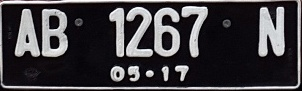
#> input picture dataset/sliced/car6-1.jpg, 302 x 91 px; its folder holds only this picture in this run
$ python plate-segmentation.py
#> lines starting #> are read from the running program, lines starting #| are printed output that depends on the picture; after the words box and inside, x2 and y2 are one past the last pixel; in counts of white or black regions, pixels touching at a corner belong together
### Utils.py
#  Created by od3ng on 08/04/2019 11:36:14 AM.
#  Project: plate-recognition-pi
#  File: Utils.py
#  Email: lepengdados@gmail.com
#  Telegram: @nopriant0

import matplotlib

matplotlib.use("TkAgg")
import numpy as np
import matplotlib.pyplot as plt
import cv2
import math


# [168 lines left out: functions show_images, proyeksi_vertical, mse, rotate_image, noisy, adjust_gamma, not called in this run]


def sort_contours(contours, method="left-to-right"):
    reverse = False
    index = 0

    if method == "right-to-left" or method == "bottom-to-top":
        reverse = True

    if method == "top-to-bottom" or method == "bottom-to-top":
        index = 1

    bounding_boxes = [cv2.boundingRect(c) for c in contours]
    contours, bounding_boxes = zip(*sorted(zip(contours, bounding_boxes), key=lambda b: b[1][index], reverse=reverse))

    return contours, bounding_boxes


# [12 lines that do not run on import are left out]
    # print(proyeksi_vertical(src))

### plate-segmentation.py
#  Created by od3ng on 09/04/2019 09:55:12 AM.
#  Project: plate-recognition-pi
#  File: plate-segmentation.py
#  Email: lepengdados@gmail.com
#  Telegram: @nopriant0

import cv2
import os
import Utils

# Lokasi hasil pelat
path_plate = "dataset/sliced"
data_dir_testing = "dataset/testing"

# Looping file di direktori
for name_file in sorted(os.listdir(path_plate)):
    src = cv2.imread(os.path.join(path_plate, name_file))
#> src is the input picture: shape (91, 302, 3); mean B, G, R 66.3, 62.6, 65.2
    blurred = src.copy()
    gray = blurred.copy()

    # Filtering
    for i in range(10):
        blurred = cv2.GaussianBlur(src, (5, 5), 0.5)
#> this loop made 10 passes
#> pass 1, `blurred = cv2.GaussianBlur(src, (5, 5), 0.5)`:
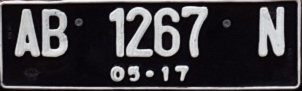
#> blurred: shape (91, 302, 3); mean B, G, R 66.3, 62.7, 65.2

    # Ubah ke grayscale
    gray = cv2.cvtColor(blurred, cv2.COLOR_BGR2GRAY)

    # Image binary
    ret, bw = cv2.threshold(gray.copy(), 0, 255, cv2.THRESH_BINARY + cv2.THRESH_OTSU)
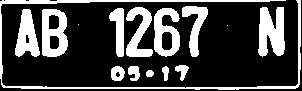
#> bw: shape (91, 302); 27.1% white; 15 white regions (2 under 20 px), largest, box (x1, y1, x2, y2) and area: (0, 0, 301, 90) 1773, (258, 7, 285, 57) 1004, (42, 9, 68, 57) 878
#> ret = 104
    print(ret, bw.shape)
#| 104.0 (91, 302)
    cv2.imwrite("segmentasi-bw.jpg", bw)
    # cv2.imshow("bw", bw)
    # cv2.waitKey()

    # Image morfologi, opening
    erode = cv2.erode(bw.copy(), cv2.getStructuringElement(cv2.MORPH_OPEN, (3, 3)))
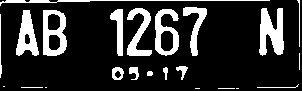
#> erode: shape (91, 302); 17.9% white; 23 white regions (6 under 20 px)
    sliced = erode.copy()
    cv2.imwrite("segmentasi-erode.jpg", erode)
    # cv2.imshow("erode", erode)
    # cv2.waitKey()

    # Ekstraksi kontur
    contours, hierarchy = cv2.findContours(erode.copy(), cv2.RETR_TREE, cv2.CHAIN_APPROX_NONE)
#> contours = 28 contours, 11 with area under 20; largest, box (x1, y1, x2, y2) and area: (43, 10, 67, 56) 928, (155, 9, 179, 56) 736, (259, 8, 284, 56) 704, (16, 10, 39, 56) 572, (127, 8, 152, 56) 466

    contours_temps = []

    # Looping contours untuk mendapatkan kontur yang sesuai
    for cnt in contours:
        x, y, w, h = cv2.boundingRect(cnt)
        ras = format(w / h, '.2f')
        # print("x={}, y={}, w={}, h={}, rasio={}".format(x, y, w, h, ras))
        if h >= 40 and w >= 10 and float(ras) <= 1:
            # Gambar segiempat hasil segmentasi warna merah
            h += 1
            w += 1
            cv2.rectangle(src, (x - 1, y - 1), (x + w, y + h), (0, 0, 255), thickness=1)
            print("+ x={}, y={}, w={}, h={}, rasio={}".format(x, y, w, h, ras))
            contours_temps.append(cnt)
#> this loop made 28 passes
#> (x, y, w, h, ras) on passes 2, 3, 5, 7, 8, 9, 10, 11, 12, 13, 14, 15: (218, 88, 17, 1, '17.00'), (195, 88, 5, 1, '5.00'), (21, 87, 22, 1, '22.00'), (257, 84, 42, 4, '10.50'), (147, 71, 6, 5, '1.20'), (163, 67, 5, 13, '0.38'), (129, 67, 10, 13, '0.77'), (112, 67, 12, 13, '0.92'), (114, 70, 8, 9, '0.89'), (176, 66, 12, 14, '0.86'), (299, 53, 1, 17, '0.06'), (0, 14, 2, 64, '0.03')
#> (cnt, x, y, w, h, ras) on passes 1, 4, 6: ([[236, 88], [237, 88], [238, 88], [237, 88]], 236, 88, 3, 1, '3.00'), ([[45, 87], [46, 87]], 45, 87, 2, 1, '2.00'), ([[3, 86], [4, 86]], 3, 86, 2, 1, '2.00')
#| + x=43, y=10, w=25, h=47, rasio=0.52
#| + x=16, y=10, w=24, h=47, rasio=0.50
#| + x=155, y=9, w=25, h=48, rasio=0.51
#| + x=110, y=9, w=14, h=48, rasio=0.28
#| + x=259, y=8, w=26, h=49, rasio=0.52
#| + x=127, y=8, w=26, h=49, rasio=0.52
#| + x=183, y=7, w=25, h=50, rasio=0.49
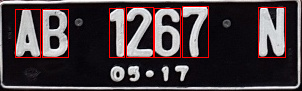
#> src: shape (91, 302, 3); 3.76% of pixels changed, all inside (x1, y1, x2, y2) = (15, 6, 286, 58)
#> after the loop, contours_temps = 7 contours; box (x1, y1, x2, y2) and area: (43, 10, 67, 56) 928, (155, 9, 179, 56) 736, (259, 8, 284, 56) 704, (16, 10, 39, 56) 572, (127, 8, 152, 56) 466, (183, 7, 207, 56) 360, (110, 9, 123, 56) 282
    cv2.imwrite("segmentasi-result.jpg", src)

    # Sorting contour terlebih dahulu agar karakter pembacaan dari kiri ke kanan
    contours, bounding_boxes = Utils.sort_contours(contours_temps)
#> in sort_contours, `bounding_boxes = [cv2.boundingRect(c) for c in contours]`: bounding_boxes = [(43, 10, 24, 46), (16, 10, 23, 46), (155, 9, 24, 47), (110, 9, 13, 47), (259, 8, 25, 48), (127, 8, 25, 48), (183, 7, 24, 49)]
#> in sort_contours, `contours, bounding_boxes = zip(*sorted(zip(contours, bounding_boxes), ..`: contours has the same summary as contours_temps outside sort_contours; bounding_boxes = ((16, 10, 23, 46), (43, 10, 24, 46), (110, 9, 13, 47), (127, 8, 25, 48), (155, 9, 24, 47), (183, 7, 24, 49), (259, 8, 25, 48))
#> contours has the same summary as contours_temps

    idx = 0
    for c in contours:
        x, y, w, h = cv2.boundingRect(c)
        h += 1
        w += 1
        # Buat direktori berdasarkan nama file
        if not os.path.exists(os.path.join(data_dir_testing, os.path.splitext(name_file)[0])):
            os.mkdir(os.path.join(data_dir_testing, os.path.splitext(name_file)[0]))
        crop = sliced[y - 1:y + h, x - 1:x + w]
        cv2.imwrite(os.path.join(data_dir_testing, os.path.splitext(name_file)[0], str(idx) + ".jpg"), crop)
        idx += 1
#> this loop made 7 passes
#> (x, y, w, h) on passes 1 to 7: (16, 10, 24, 47), (43, 10, 25, 47), (110, 9, 14, 48), (127, 8, 26, 49), (155, 9, 25, 48), (183, 7, 25, 50), (259, 8, 26, 49)
#> pass 1, `crop = sliced[y - 1:y + h, x - 1:x + w]`:
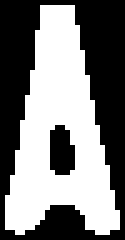
#> crop: shape (48, 25) (shown 5 times larger); 49.2% white; 1 white region, box (x1, y1, x2, y2) and area: (1, 1, 24, 47) 591
#> pass 2, `crop = sliced[y - 1:y + h, x - 1:x + w]`:
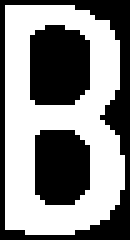
#> crop: shape (48, 26) (shown 5 times larger); 53.6% white; 3 black regions, box (x1, y1, x2, y2) and area: (0, 0, 26, 48) 257, (6, 5, 18, 21) 173, (7, 26, 18, 41) 149
#> after the loop, idx = 7

    # cv2.imshow("result", src)
    # cv2.waitKey()
